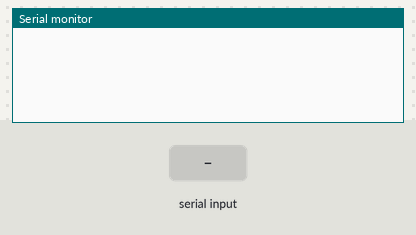
Bench run of a sketch on a simulated Arduino Uno, built with avr-gcc and run on an emulated ATmega328P. Parts: the last lines printed to the serial monitor. The inputs (shaded band) are chosen by the test bench.

Above: at 1.2 s.
1.3 s: "cook" received over Serial
At 3.6 s:
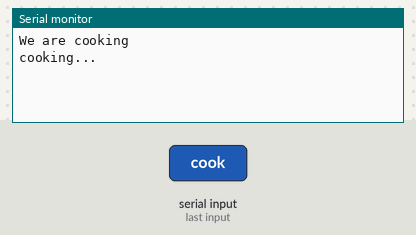
At 6.2 s:
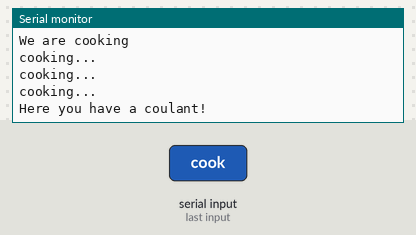

Measured:
- after the input at 1.3 s, the serial monitor: prints a new line after 1.0 s (image 1)

The sketch:

coulant.ino
```cpp
int eggs = 4;
int flour = 4;
bool oil = true;
double chocolate  = 1;

void setup(){

Serial.begin(9600);
}

void loop(){
 // put your main code here, to run repeatedly:
 String input = Serial.readString();
if(input != ""){
input.trim();
decide(input);
}
}

void cook(){
Serial.println("We are cooking");
delay(500);
if(eggs >= 2 &&
 flour >= 2 &&
 chocolate >= 0.5 && oil ){
Serial.println("cooking...");
delay(1000);
Serial.println("cooking...");
delay(1000);
Serial.println("cooking...");
delay(1000);
Serial.println("Here you have a coulant!");
 eggs = eggs - 2;
 flour - 2;
 chocolate = chocolate - 0.5;

if(eggs < 2) {Serial.println("You need eggs");
 }
 if(flour < 2) {Serial.println("You need flour");
 }
if(chocolate < 0.5) {Serial.println("You need chocolate");
}
}
}


void decide(String input){
if(input=="cook"){
cook();
}

if(input=="flour"){flour++;
}

if(input=="chocolate"){chocolate++;
}

if(input=="eggs"){eggs++;
}
}
```
